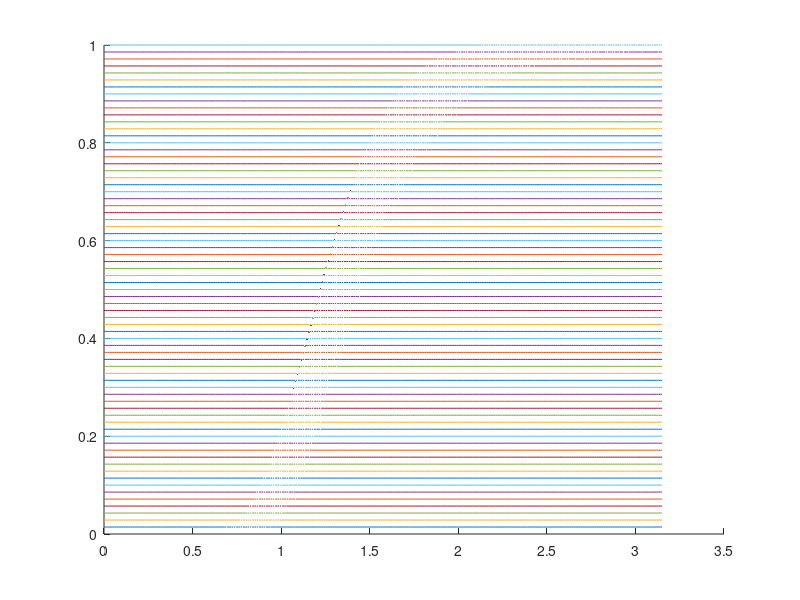

Source code (MATLAB):
% this script shows that the pdf of the r-th order statistics is concentrated 
% around the quantile wiht confidence r/T
% see "Risk and Asset Allocation"-Springer (2005), by A. Meucci
% formula (2.248) and (2.253)

close all; clc; clear;

%%%%%%%%%%%%%%%%%%%%%%%%%%%%%%%%%%%%%%%%%%%%%%%%%%%%%%%%%%%%%%%%%%%%%%%%%%%%%%%%%%%%%%%%%%%%%%%%%%%%%%%%%%%%%%%%%%%%%%%%%%%%%%%%%
% input  
mu=0.2;
s=0.25;
T=70;

%%%%%%%%%%%%%%%%%%%%%%%%%%%%%%%%%%%%%%%%%%%%%%%%%%%%%%%%%%%%%%%%%%%%%%%%%%%%%%%%%%%%%%%%%%%%%%%%%%%%%%%%%%%%%%%%%%%%%%%%%%%%%%%%%%
% pdf of r-th order statistic concentrated around the r/T quantile

rs=[1: T];
x=[0 : .01 : 2.5*exp(mu+s*s/2)];
F=logncdf(x,mu,s);
f=lognpdf(x,mu,s);
for n=1:length(rs)
    r=rs(n);
    
    pdf_rT = gamma(T+1)/(gamma(r)*gamma(T-r+1))*(F.^(r-1)).*((1-F).^(T-r)).*f;
    q=logninv(r/T,mu,s);

    hold on
    plot3(x,r/T+0*x,pdf_rT);
    hold on
    plot3(q,r/T,0,'.')
end

